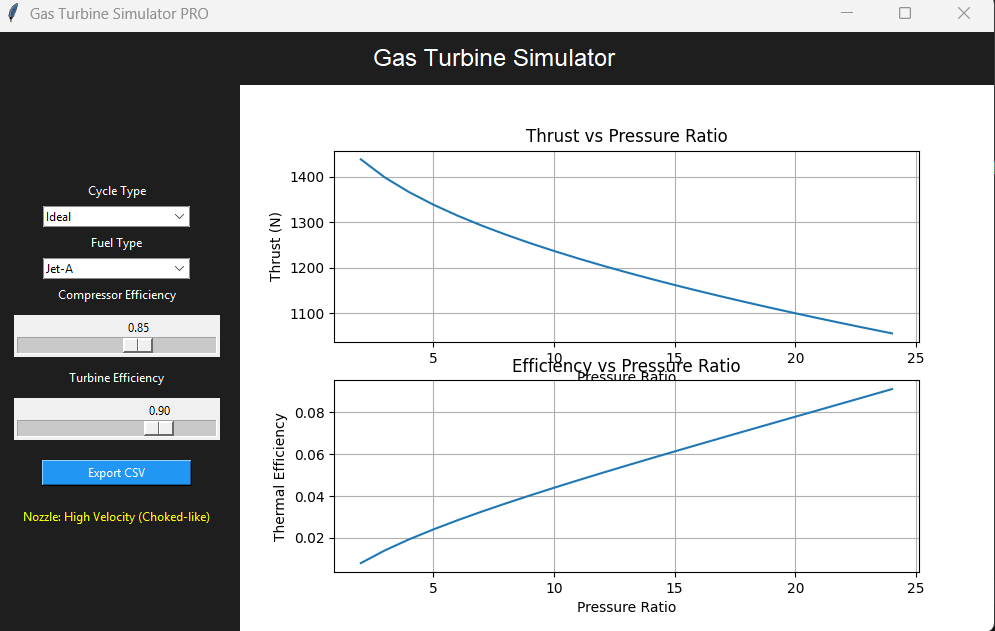

Write Python code to recreate this figure.
import tkinter as tk
from tkinter import ttk, filedialog
from main import run_simulation

import matplotlib.pyplot as plt
from matplotlib.backends.backend_tkagg import FigureCanvasTkAgg
import csv


# -----------------------------
# SIMULATION UPDATE (REAL-TIME)
# -----------------------------
def update_simulation(event=None):
    T1 = 288
    P1 = 101325

    comp_eff = comp_slider.get()
    turb_eff = turb_slider.get()
    mode = mode_var.get()

    ratios = list(range(2, 25))
    thrust_values = []
    eff_values = []

    for r in ratios:
        result = run_simulation(T1, P1, r, comp_eff, turb_eff)

        thrust_values.append(result["thrust"])
        eff_values.append(result["efficiency"])

    # Plot update
    ax1.clear()
    ax2.clear()

    ax1.plot(ratios, thrust_values)
    ax1.set_title("Thrust vs Pressure Ratio")
    ax1.set_xlabel("Pressure Ratio")
    ax1.set_ylabel("Thrust (N)")
    ax1.grid()

    ax2.plot(ratios, eff_values)
    ax2.set_title("Efficiency vs Pressure Ratio")
    ax2.set_xlabel("Pressure Ratio")
    ax2.set_ylabel("Thermal Efficiency")
    ax2.grid()

    canvas.draw()

    # Nozzle condition indicator
    last = run_simulation(T1, P1, 10, comp_eff, turb_eff)
    if last["V_exit"] < 1:
        nozzle_status.set("Nozzle: No Expansion ⚠️")
    elif last["V_exit"] > 1000:
        nozzle_status.set("Nozzle: High Velocity (Choked-like)")
    else:
        nozzle_status.set("Nozzle: Normal Flow")


# -----------------------------
# EXPORT TO CSV
# -----------------------------
def export_csv():
    file = filedialog.asksaveasfilename(defaultextension=".csv")

    if not file:
        return

    T1 = 288
    P1 = 101325
    comp_eff = comp_slider.get()
    turb_eff = turb_slider.get()

    ratios = list(range(2, 25))

    with open(file, "w", newline="") as f:
        writer = csv.writer(f)
        writer.writerow(["Pressure Ratio", "Thrust", "Efficiency"])

        for r in ratios:
            res = run_simulation(T1, P1, r, comp_eff, turb_eff)
            writer.writerow([r, res["thrust"], res["efficiency"]])


# -----------------------------
# GUI SETUP
# -----------------------------
root = tk.Tk()
root.title("Gas Turbine Simulator PRO")
root.geometry("1000x600")
root.configure(bg="#1e1e1e")

# Title
tk.Label(root, text="Gas Turbine Simulator", font=("Arial", 18),
         fg="white", bg="#1e1e1e").pack(pady=10)

# Left Panel
control_frame = tk.Frame(root, bg="#1e1e1e")
control_frame.pack(side=tk.LEFT, padx=20)

# Mode Dropdown
tk.Label(control_frame, text="Cycle Type", fg="white", bg="#1e1e1e").pack()
mode_var = tk.StringVar(value="Ideal")
mode_menu = ttk.Combobox(control_frame, textvariable=mode_var,
                         values=["Ideal", "Real"])
mode_menu.pack(pady=5)
mode_menu.bind("<<ComboboxSelected>>", update_simulation)

# Fuel Dropdown (placeholder for future physics)
tk.Label(control_frame, text="Fuel Type", fg="white", bg="#1e1e1e").pack()
fuel_var = tk.StringVar(value="Jet-A")
fuel_menu = ttk.Combobox(control_frame, textvariable=fuel_var,
                         values=["Jet-A", "Hydrogen", "Kerosene"])
fuel_menu.pack(pady=5)

# Compressor slider
tk.Label(control_frame, text="Compressor Efficiency", fg="white", bg="#1e1e1e").pack()
comp_slider = tk.Scale(control_frame, from_=0.6, to=1.0, resolution=0.01,
                       orient=tk.HORIZONTAL, length=200,
                       command=update_simulation)
comp_slider.set(0.85)
comp_slider.pack(pady=10)

# Turbine slider
tk.Label(control_frame, text="Turbine Efficiency", fg="white", bg="#1e1e1e").pack()
turb_slider = tk.Scale(control_frame, from_=0.6, to=1.0, resolution=0.01,
                       orient=tk.HORIZONTAL, length=200,
                       command=update_simulation)
turb_slider.set(0.9)
turb_slider.pack(pady=10)

# Export button
tk.Button(control_frame, text="Export CSV",
          command=export_csv,
          bg="#2196F3", fg="white", width=20).pack(pady=10)

# Nozzle status
nozzle_status = tk.StringVar()
tk.Label(control_frame, textvariable=nozzle_status,
         fg="yellow", bg="#1e1e1e").pack(pady=10)

# -----------------------------
# GRAPH AREA
# -----------------------------
fig, (ax1, ax2) = plt.subplots(2, 1, figsize=(5, 5))
canvas = FigureCanvasTkAgg(fig, master=root)
canvas.get_tk_widget().pack(side=tk.RIGHT, fill=tk.BOTH, expand=True)

# Initial run
update_simulation()

root.mainloop()
